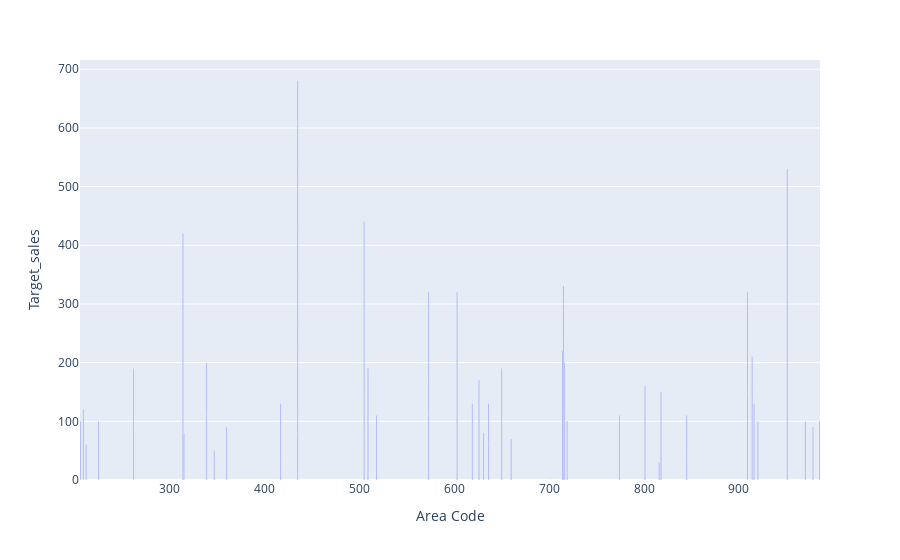

Notebook code for this chart:
### Code cell
# Criei o gráfico de barras usando o Plotly para visualizar as metas negativas das lojas
fig = px.bar(negative_profit, x="Area Code", y="Target_sales")

# Exiba o gráfico
fig.show()

### Figure 1 — Plotly figure (JSON) as saved in the notebook; plotly's stock layout.template omitted (floating-point values rounded to 4 significant figures)
{"data": [{"alignmentgroup": "True", "hovertemplate": "Area Code=%{x}<br>Target_sales=%{y}<extra></extra>", "legendgroup": "", "marker": {"color": "#636efa", "pattern": {"shape": ""}}, "name": "", "offsetgroup": "", "orientation": "v", "showlegend": false, "textposition": "auto", "type": "bar", "x": [603, 339, 970, 435, 206, 920, 774, 225, 985, 719, 314, 509, 603, 435, 314, 660, 573, 801, 636, 314, 417, 435, 573, 417, 636, 573, 505, 715, 801, 603, 603, 505, 435, 505, 435, 603, 262, 715, 314, 715, 573, 435, 435, 435, 262, 505, 314, 603, 978, 573, 360, 435, 509, 435, 505, 816, 505, 339, 505, 505, 916, 619, 818, 909, 951, 209, 650, 631, 951, 315, 914, 518, 909, 626, 716, 714, 716, 951, 702, 702, 845, 914, 914, 347, 845, 212, 702, 775, 775, 775], "xaxis": "x", "y": [50, 110, 100, 80, 100, 100, 110, 100, 100, 100, 60, 100, 70, 30, 100, 70, 110, 110, 60, 60, 30, 110, 60, 100, 70, 30, 80, 120, 50, 50, 40, 60, 50, 60, 80, 70, 90, 120, 110, 90, 90, 80, 80, 30, 100, 80, 90, 40, 90, 30, 90, 70, 90, 70, 30, 30, 30, 90, 50, 50, 130, 130, 150, 150, 120, 120, 190, 80, 190, 80, 110, 110, 170, 170, 100, 220, 100, 220, 0, 0, 50, 50, 50, 50, 60, 60, 0, 0, 0, 0], "yaxis": "y"}], "layout": {"barmode": "relative", "legend": {"tracegroupgap": 0}, "margin": {"t": 60}, "xaxis": {"anchor": "y", "domain": [0, 1], "title": {"text": "Area Code"}}, "yaxis": {"anchor": "x", "domain": [0, 1], "title": {"text": "Target_sales"}}}}
